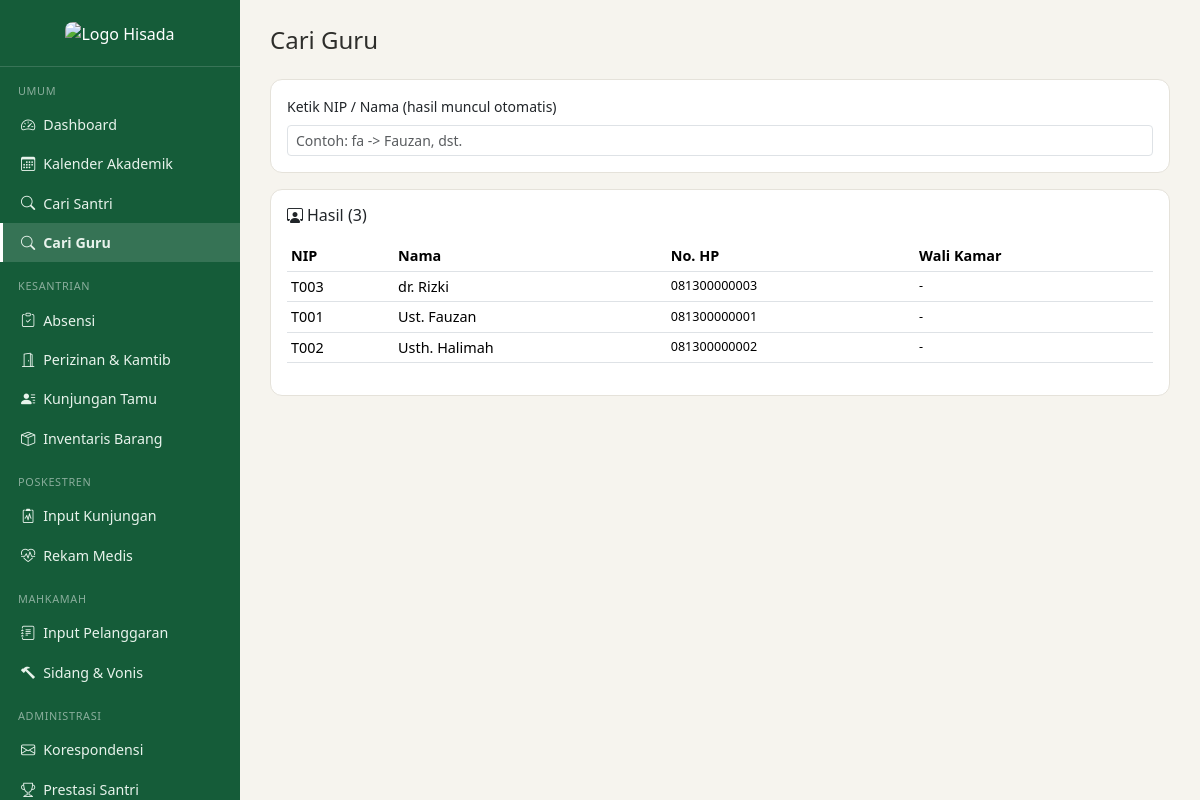
/dashboard.php?modul=cari_guru (signed in), run on the app's committed database.
### tables this page shows
CREATE TABLE teachers (
    id INT AUTO_INCREMENT PRIMARY KEY,
    nip VARCHAR(30) UNIQUE,
    nama VARCHAR(100) NOT NULL,
    jenis_kelamin ENUM('L','P'),
    no_hp VARCHAR(20),
    wali_kamar_room_id INT NULL,    
    FOREIGN KEY (wali_kamar_room_id) REFERENCES rooms(id)
);

### dashboard.php (the view, shortened to what this page needs)
<?php
require_once __DIR__ . '/includes/auth.php';
    ?>
    <?php
$modul = $_GET['modul'] ?? 'home';
if ($modul === 'home') {
    $page_title = 'Dashboard';
    $stat = $pdo->query("
        SELECT SUM(jenis_kelamin='L') AS laki, SUM(jenis_kelamin='P') AS perempuan, COUNT(*) AS total
        FROM students WHERE status = 'aktif'
    ")->fetch();
    $sakitBulanIni = $pdo->query("
        SELECT COUNT(DISTINCT student_id) AS jml FROM attendances
        WHERE status = 'sakit' AND tanggal >= (CURDATE() - INTERVAL 30 DAY)
    ")->fetch()['jml'] ?? 0;
    $statusPulang = $pdo->query("
        SELECT COUNT(*) AS jml FROM attendances WHERE status = 'pulang' AND tanggal = CURDATE()
    ")->fetch()['jml'] ?? 0;
    $statusAlpha = $pdo->query("
        SELECT COUNT(*) AS jml FROM attendances WHERE status = 'alpha' AND tanggal = CURDATE()
    ")->fetch()['jml'] ?? 0;
    $upcoming = $pdo->query("
        SELECT * FROM agendas WHERE tanggal >= CURDATE() ORDER BY tanggal ASC LIMIT 5
    ")->fetchAll();
}
elseif ($modul === 'absensi') {
    $page_title = 'Absensi';
}
elseif ($modul === 'cari_guru') {
    $hasilGuru = $pdo->query('
        SELECT t.id, t.nip, t.nama, t.jenis_kelamin, t.no_hp, r.nama_kamar, r.gedung
        FROM teachers t LEFT JOIN rooms r ON r.id = t.wali_kamar_room_id
        ORDER BY t.nama
    ')->fetchAll();
}
include __DIR__ . '/includes/header.php';
include __DIR__ . '/includes/sidebar.php';
?>
<div class="main-content">
<?php
if ($modul === 'home'): ?>
    <div class="d-flex justify-content-between align-items-center mb-4">
        <h4 class="mb-0">Dashboard</h4>
        <span class="text-muted small"><?= date('l, d F Y') ?></span>
    </div>
    <div class="row g-3 mb-3">
        <div class="col-md-4">
            <div class="stat-box bg-green">
                <div class="small">Santri Laki-laki / Perempuan / Total</div>
                <div class="fs-4 fw-bold"><?= (int)$stat['laki'] ?> / <?= (int)$stat['perempuan'] ?> / <?= (int)$stat['total'] ?></div>
            </div>
        </div>
        <div class="col-md-2">
            <div class="stat-box bg-orange">
                <div class="small">Sakit (30 hari)</div>
                <div class="fs-4 fw-bold"><?= (int)$sakitBulanIni ?></div>
            </div>
        </div>
        <div class="col-md-2">
            <div class="stat-box bg-blue">
                <div class="small">Status Pulang</div>
                <div class="fs-4 fw-bold"><?= (int)$statusPulang ?></div>
            </div>
        </div>
        <div class="col-md-2">
            <div class="stat-box bg-red">
                <div class="small">Alpha Hari Ini</div>
                <div class="fs-4 fw-bold"><?= (int)$statusAlpha ?></div>
            </div>
        </div>
    </div>
    <div class="card card-hisada p-3">
        <h6 class="mb-3"><i class="bi bi-calendar-event me-2"></i>Kegiatan Mendatang</h6>
        <?php if (!$upcoming): ?>
            <p class="text-muted small mb-0">Belum ada agenda mendatang.</p>
        <?php else: ?>
            <ul class="list-group list-group-flush">
                <?php foreach ($upcoming as $a): ?>
                    <li class="list-group-item d-flex justify-content-between align-items-center px-0">
                        <div>
                            <div><?= htmlspecialchars($a['judul']) ?></div>
                            <small class="text-muted"><?= date('d M Y', strtotime($a['tanggal'])) ?></small>
                        </div>
                        <div>
                            <?php if ($a['kategori_umum']): ?><span class="badge agenda-umum">Umum</span><?php endif; ?>
                            <?php if ($a['kategori_akademik']): ?><span class="badge agenda-akademik">Akademik</span><?php endif; ?>
                            <?php if ($a['kategori_pengasuhan']): ?><span class="badge agenda-pengasuhan">Pengasuhan</span><?php endif; ?>
                        </div>
                    </li>
                <?php endforeach; ?>
            </ul>
        <?php endif; ?>
    </div>
<?php
elseif ($modul === 'cari_guru'): ?>
    <h4 class="mb-4">Cari Guru</h4>
    <div class="card card-hisada p-3 mb-3">
        <label class="form-label small">Ketik NIP / Nama (hasil muncul otomatis)</label>
        <input type="text" id="liveSearchGuru" class="form-control form-control-sm" placeholder="Contoh: fa -> Fauzan, dst.">
    </div>
    <div class="card card-hisada p-3">
        <h6 class="mb-3"><i class="bi bi-person-workspace me-1"></i>Hasil (<span id="jmlHasilGuru"><?= count($hasilGuru) ?></span>)</h6>
        <div class="table-responsive">
        <table class="table table-sm">
            <thead><tr><th>NIP</th><th>Nama</th><th>No. HP</th><th>Wali Kamar</th></tr></thead>
            <tbody id="tbodyGuru">
            <?php foreach ($hasilGuru as $g): ?>
                <tr data-nip="<?= htmlspecialchars(strtolower($g['nip'] ?? '')) ?>" data-nama="<?= htmlspecialchars(strtolower($g['nama'])) ?>">
                    <td><?= htmlspecialchars($g['nip'] ?? '-') ?></td>
                    <td><?= htmlspecialchars($g['nama']) ?></td>
                    <td class="small"><?= htmlspecialchars($g['no_hp'] ?? '-') ?></td>
                    <td class="small"><?= $g['nama_kamar'] ? htmlspecialchars($g['gedung'].' - '.$g['nama_kamar']) : '-' ?></td>
                </tr>
            <?php endforeach; ?>
            </tbody>
        </table>
        </div>
    </div>
<?php
endif; ?>
</div>
<?php include __DIR__ . '/includes/footer.php'; ?>

### assets/css/style.css (style rules this page uses)
:root { --hisada-green: #1f7a4d; --hisada-green-dark: #155c39; --hisada-green-soft: #eaf4ee; --hisada-cream: #f6f4ee; --hisada-border: #e5e2da; --hisada-text-muted: #7a786f; }
html, body { overflow-x: hidden; }
body { background-color: var(--hisada-cream); font-family: 'Segoe UI', Tahoma, sans-serif; color: #2e2e2b; }
.main-content { flex: 1 1 auto; min-width: 0; padding: 26px 30px; }
.card-hisada { border: 1px solid var(--hisada-border); border-radius: 12px; background: #fff; }
table.table-hisada, .table { font-size: .9rem; }
.table > :not(caption) > * > * { vertical-align: middle; }

### data on the page
teachers: nip "T003", nama "dr. Rizki", no_hp "081300000003"
teachers: nip "T001", nama "Ust. Fauzan", no_hp "081300000001"
teachers: nip "T002", nama "Usth. Halimah", no_hp "081300000002"

### other printed values
$label "Dashboard Kalender Akademik Cari Santri Cari Guru Absensi Perizinan & Kamtib Kunjungan Tamu Inventaris Barang Input Kunjungan Rekam Medis Input Pelanggaran Sidang & Vonis Korespondensi Prestasi Santri"
count($hasilGuru) "3"
